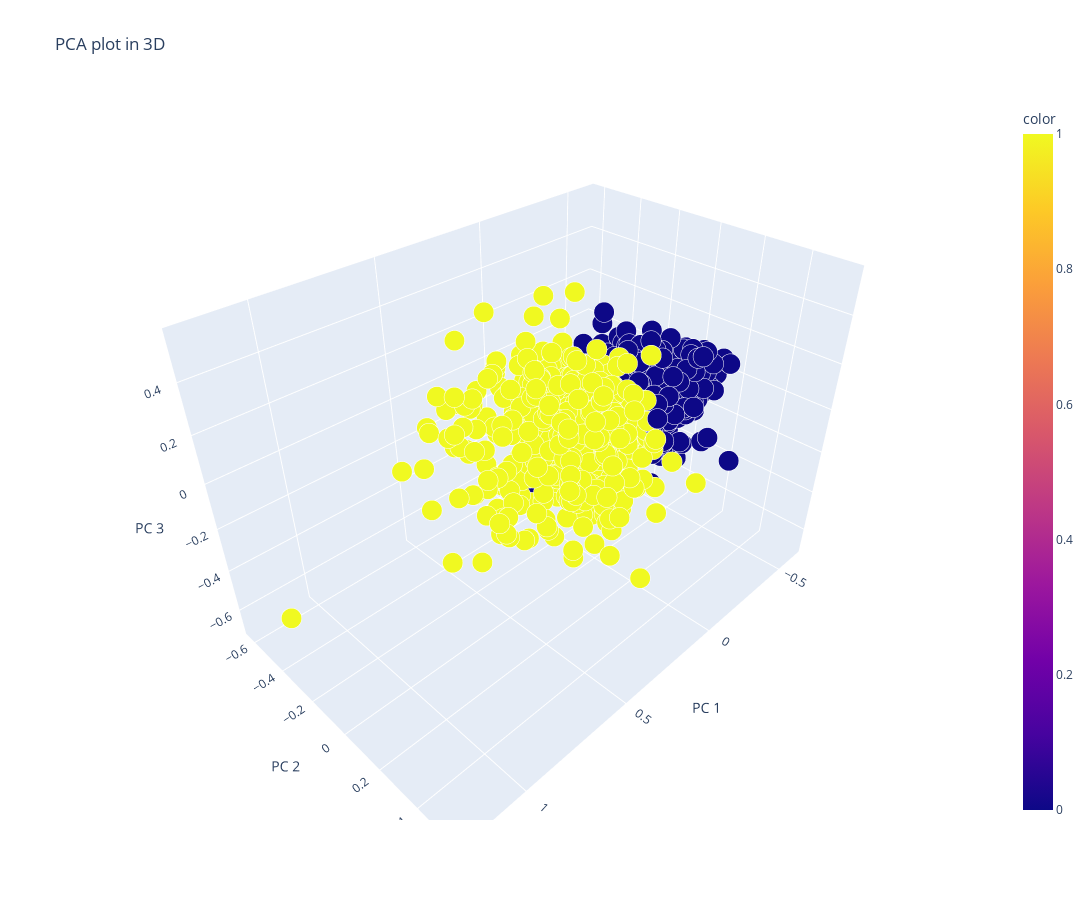

Source (notebook cell):
### Code cell
PCAplot3D(X, pred_sp)

### Figure 1 — Plotly figure (JSON) as saved in the notebook; plotly's stock layout.template omitted (floating-point values rounded to 4 significant figures; data arrays with more than 128 entries replaced by an {"elided": "..."} marker saying what was removed)
{"data": [{"hovertemplate": "PC 1=%{x}<br>PC 2=%{y}<br>PC 3=%{z}<br>size=%{marker.size}<br>color=%{marker.color}<extra></extra>", "legendgroup": "", "marker": {"color": {"elided": "1045 int values"}, "coloraxis": "coloraxis", "opacity": 1, "size": {"elided": "1045 float values"}, "sizemode": "area", "sizeref": 0.00025, "symbol": "circle"}, "mode": "markers", "name": "", "scene": "scene", "showlegend": false, "type": "scatter3d", "x": {"elided": "1045 float values"}, "y": {"elided": "1045 float values"}, "z": {"elided": "1045 float values"}}], "layout": {"coloraxis": {"colorbar": {"title": {"text": "color"}}, "colorscale": [[0, "#0d0887"], [0.1111, "#46039f"], [0.2222, "#7201a8"], [0.3333, "#9c179e"], [0.4444, "#bd3786"], [0.5556, "#d8576b"], [0.6667, "#ed7953"], [0.7778, "#fb9f3a"], [0.8889, "#fdca26"], [1, "#f0f921"]]}, "height": 900, "legend": {"itemsizing": "constant", "tracegroupgap": 0}, "scene": {"domain": {"x": [0, 1], "y": [0, 1]}, "xaxis": {"title": {"text": "PC 1"}}, "yaxis": {"title": {"text": "PC 2"}}, "zaxis": {"title": {"text": "PC 3"}}}, "title": {"text": "PCA plot in 3D"}, "width": 1200}}
